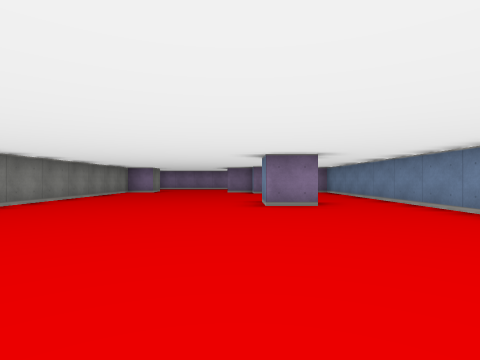
[1] (above)

14 first-person views from a walk through a cub3D level. The camera is about half as high as the walls, looks level and sees 80° across. The floor is counted in squares. Each view is taken from the middle of a square. On the plan, view 1 faces up. The plan holds only what a view shows up to about 9 squares ahead; the rest is blank.

[2]
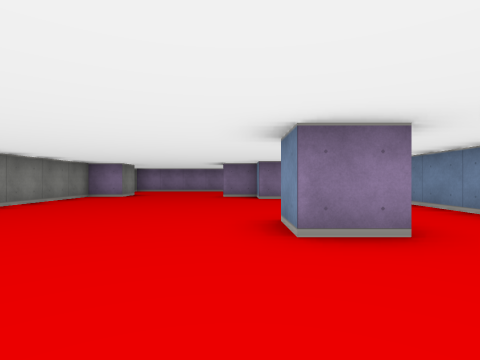

[3]
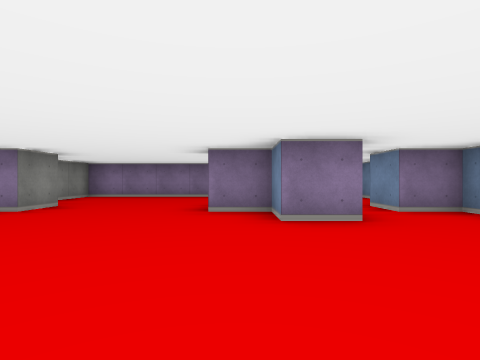

[4]
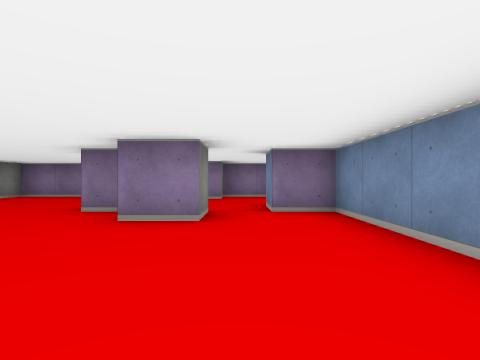

[5]
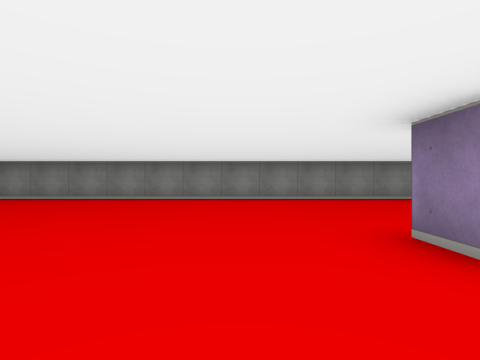

[6]
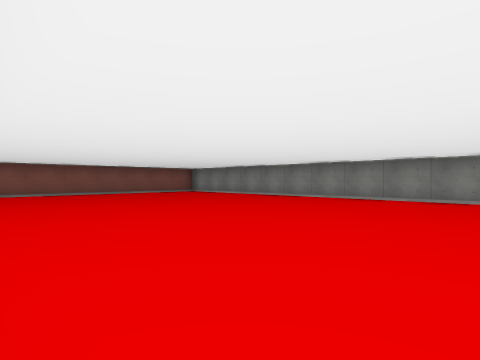

[7]
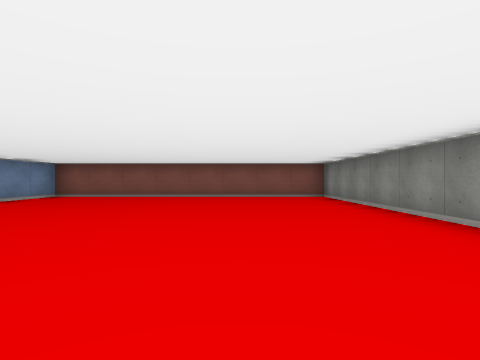

[8]
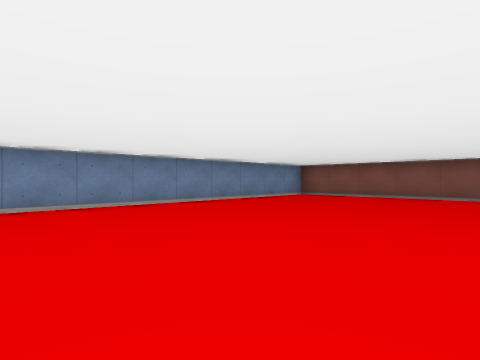

[9]
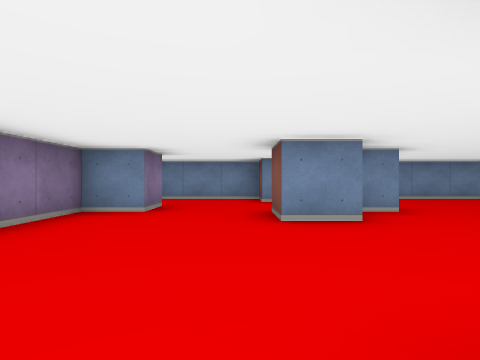

[10]
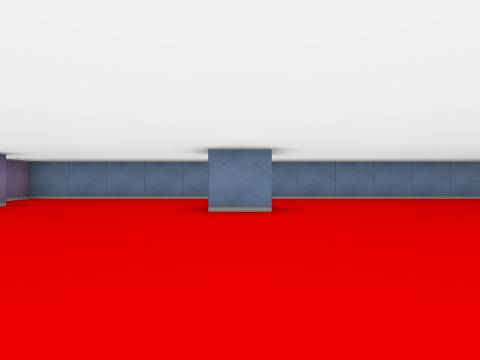

[11]
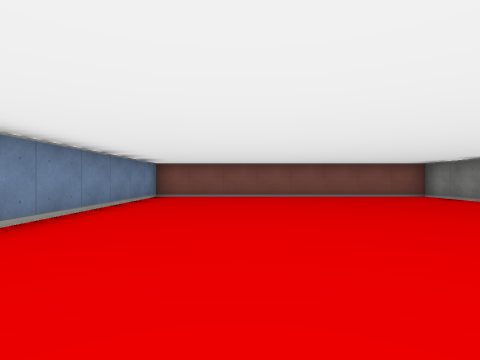

[12]
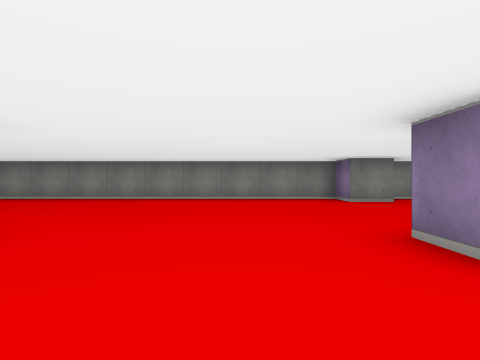

[13]
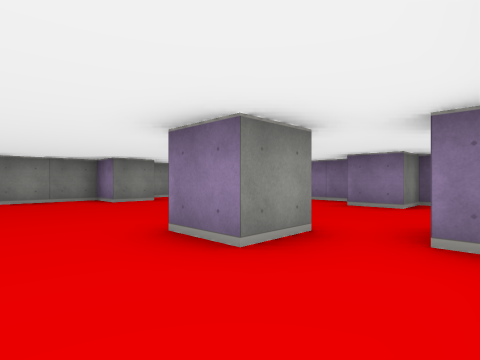

[14]
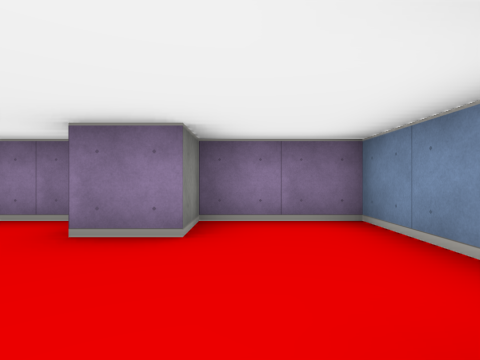

### Floor plan
Points are (right, up) in squares from view 1. A wall is a line through its corners. A room is listed if a view was taken in it or the views show most of it. See-through windows are left out.
Room 1 (views 1, 2, 3, 4, 5, 6, 7, 8, 9, 10, 11, 12, 13, 14)
walls: (1.5, 5.5) (0.5, 5.5) (0.5, 6.5); (1.5, 11.5) (1.5, 10.5) (0.5, 10.5) (0.5, 11.5) (-0.5, 11.5) (-0.5, 12.5) (0.5, 12.5); (-3.5, 12.6) (-3.5, 11.5) (-4.5, 11.5) (-4.5, -7.5) (3.5, -7.5) (3.5, 11.5) (2.5, 11.5) (2.5, 12.5) (3.5, 12.5) (3.5, 15.5) (1.5, 15.5) (1.5, 14.5) (0.5, 14.5) (0.5, 15.5) (-4.5, 15.5) (-4.5, 13)

Positions as (right, up) in squares from view 1, and headings:
1: (0, 0), facing up
2: (0, 3), facing up
3: (0, 7), facing up
4: (2, 7), facing up
5: (3, 4), facing left
6: (3, 3), facing down-left
7: (-2, 1), facing down
8: (-2, 1), facing down-right
9: (-4, 13), facing right
10: (-4, 6), facing right
11: (1, 1), facing down
12: (3, 9), facing left
13: (3, 9), facing up-left
14: (2, 12), facing up
